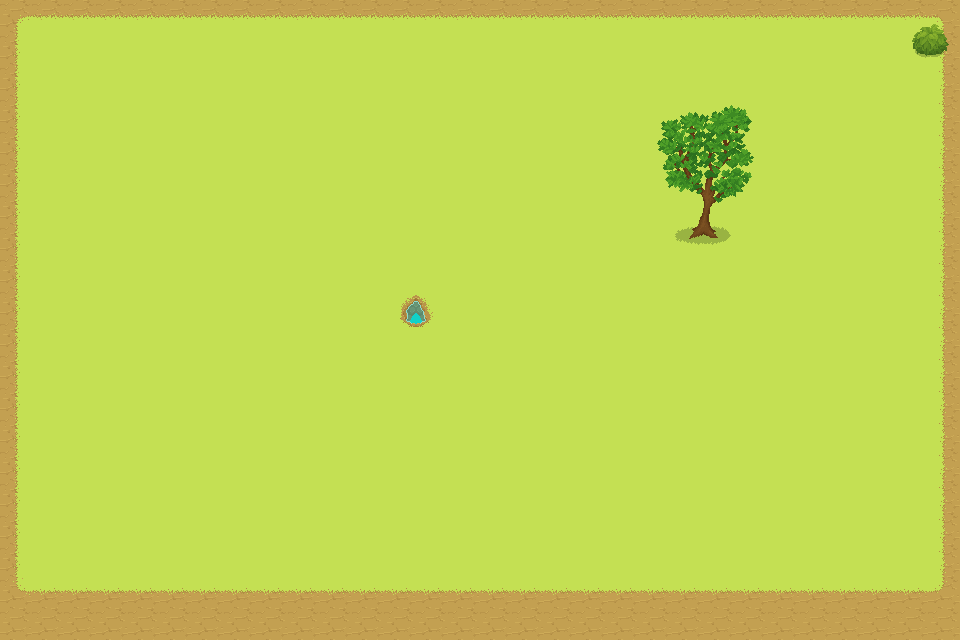

Tiled map render using the project's own tile images. Description and the map definition, with tile-layer contents summarised, below:
An orthogonal 30x20 tile map with 32x32 px tiles, 2 tile layers (Tile Layer 1, Obstacle layer), 2 tilesets.

<map version="1.10" tiledversion="1.11.0" orientation="orthogonal" renderorder="right-down" width="30" height="20" tilewidth="32" tileheight="32" infinite="0" nextlayerid="5" nextobjectid="3">
 <tileset firstgid="1" source="UniSimTiles.tsx" />
 <tileset firstgid="157" source="Obstacles.tsx" />
 <layer id="1" name="Tile Layer 1" width="30" height="20">
  <data>[600 cells, 596 non-empty, 10 distinct tile ids]</data>
 </layer>
 <layer id="4" name="Obstacle layer" width="30" height="20">
  <data>[600 cells, 24 non-empty, 24 distinct tile ids]</data>
 </layer>
 <objectgroup id="2" name="Cursor layer" />
 <objectgroup id="3" name="Building layer" />
</map>
